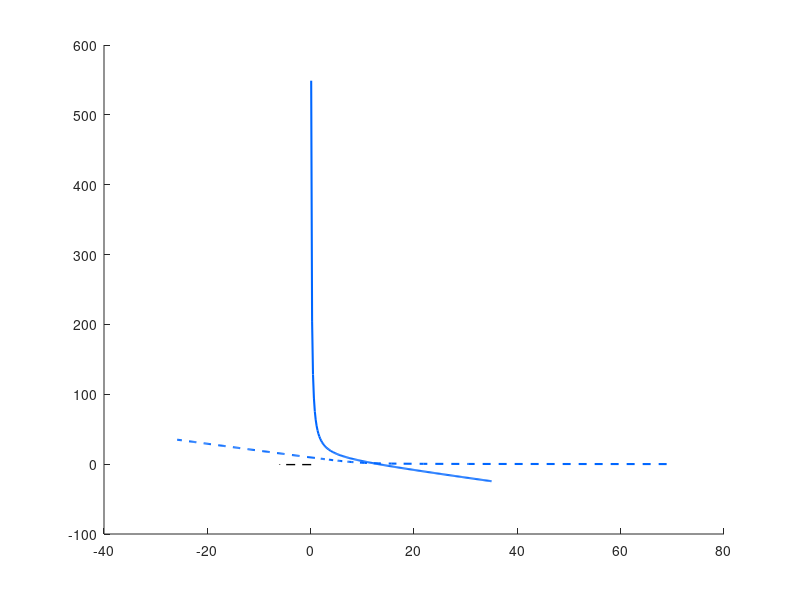

Recreate this plot in MATLAB. (Note: this script raises an error after producing the figure.)
%% Phase-plane analysis
%% define paths
% Homedir = '~';
Homedir = 'C:\Users\Bo';
addpath(fullfile(Homedir,'Documents','LDDM','CoreFunctions'));
addpath(fullfile(Homedir,'Documents','LDDM','utils'));
cd('G:\My Drive\LDDM\Froemke\SST_STDP');
% cd('/Volumes/GoogleDrive/My Drive/LDDM/Froemke');
plotdir = fullfile('./Graphics');
if ~exist(plotdir,'dir')
    mkdir(plotdir);
end
Simdir = './SimRslts';
if ~exist(Simdir,'dir')
    mkdir(Simdir);
end

% parameters
fontsize = 14;
mksz = 18;
lwd = 1.5;
aspect1 = [3.9,2.2]; % 16:9, for wide temporal dynamic
aspect2 = [3 3]; % for temporal dynamic
aspect3 = [2.8 2.54];

%% nullclines for R1 and R2 under unequal inputs
rng('default'); rng(2);
c = .8; % .872;
a0 = 10;
b0 = 0;%.7;
w0 = 1;
v0 = 1;
% - time couse R1 & R2
dt = .001;Tau = [.1,.1,.1];
sgm = .1; dur = 2;
presentt = dt; triggert = presentt; thresh = Inf;
initialvals = [4,4;8,8;0,0]/15; stimdur = dur; stoprule = 0;
% - Nullclines R1*-R2* space
h = figure; hold on;
filename = 'PhasePlane_Represent';
boost = [1,2];
mycl = jet(length(boost)*10);
for level = 1:2
    V = 30*[1+c, 1-c]; %*boost(level);
    a = a0; %*boost(level);
    b = b0;
    w = w0;%*boost(level);
    v = v0;%*boost(level);
    iSTDP = boost(level);
    R2 = linspace(.1,35,200);
    R1 = (V(2)./R2 - iSTDP*(w - b)*R2 - (1-a))/v/iSTDP; % dR2/dt = 0
    lgd2(level) = plot(R1,R2,'--', 'Color',mycl(5+(level-1)*10,:),'LineWidth',lwd); % dR2/dt = 0
    plot([V(1)/(1-a), V(1)/(1-a)],[min(R2), V(2)/(1-a)],'--k','LineWidth',1);
    Line1 = [R1' R2'];
    R1 = linspace(.1,35,200);
    R2 = (V(1)./R1 - iSTDP*(w - b)*R1 - (1-a))/v/iSTDP; % dR1/dt = 0
    lgd1(level) = plot(R1,R2,'-', 'Color',mycl(5+(level-1)*10,:),'LineWidth',lwd); % dR1/dt = 0
    plot([min(R1), V(1)/(1-a)],[V(2)/(1-a), V(2)/(1-a)],'--k','LineWidth',1);
    Line2 = [R1' R2'];
    if 1
        [choice, rt, R, G, I] = LDDM_SST(V, iSTDP, [w,v;v,w], a, b, sgm, Tau, dur,...
        dt, presentt, triggert, thresh, initialvals, stimdur, stoprule);
        
%         [R, G, I, ~, ~] = LcDsInhbt(V, [w,v;v,w], a*eye(2), b*eye(2),...
%             sgm, Tau, dur, dt, presentt, triggert, thresh, initialvals, stimdur, stoprule);
        ldgtrc(level) = plot(R(round(presentt/dt):end,1), R(round(presentt/dt):end,2),'-','Color',mycl(5+(level-1)*10,:),'LineWidth',lwd/2); % '#ef476f'
%         [R, G, I, ~, ~] = LcDsInhbt(V, [w,v;v,w], a*eye(2), b*eye(2),...
%             sgm, Tau, dur, dt, presentt, triggert, thresh, initialvals, stimdur, stoprule);
%         ldgtrc(2) = plot(R(round(presentt/dt):end,1), R(round(presentt/dt):end,2),'-','Color','#118ab2','LineWidth',lwd/2);
    end
    if 1 %b == 0 || V(1) ~= V(2)
        plot([0.1,1000],[0.1,1000],'--k');
    end
    syms R1 R2
    eqns = [(V(1)/R1 - iSTDP*(w - b)*R1 - (1-a))/v/iSTDP == R2, ... % dR1/dt = 0
        (V(2)/R2 - iSTDP*(w - b)*R2 - (1-a))/v/iSTDP == R1];% dR2/dt = 0
    vars = [R1 R2];
    [AnswR1,AnswR2] = solve(eqns, vars);
    AnswI1 = b*AnswR1;
    AnswI2 = b*AnswR2;
    AnswG1 = w*AnswR1 + v*AnswR2 - AnswI1;
    AnswG2 = v*AnswR1 + w*AnswR2 - AnswI2;
    PositiveRealAnsw = double(AnswR1) >0 & double(imag(AnswR1)) == 0;
    Npoints = sum(PositiveRealAnsw);
    lgdvec = [];
    for i = [find(PositiveRealAnsw)]'
        R1star = double(AnswR1(i));
        R2star = double(AnswR2(i));
        G1star = double(AnswG1(i));
        G2star = double(AnswG2(i));
        JMat = [-1 + a/(1+iSTDP*G1star), -iSTDP*(V(1)+a*R1star)/(1+iSTDP*G1star)^2, 0, 0, 0, 0
            w, -1, -1, v, 0, 0
            b, 0, -1, 0, 0, 0
            0, 0, 0, -1+a/(1+iSTDP*G2star),   -iSTDP*(V(2)+a*R2star)/(1+iSTDP*G2star)^2, 0
            v, 0, 0, w, -1, -1
            0, 0, 0, b, 0, -1];
        A = eig(JMat);
        Stability(i) = all(real(A) < 0); % attractive 1, diversive 0
        if Stability(i)
            lgdvec(end+1)=plot(R1star, R2star, '.', 'Color','#06d6a0', 'MarkerSize',mksz);
            plot(R1star, R2star, 'o', 'Color','k', 'MarkerSize',mksz/3);
        else
            lgdvec(end+1)=plot(R1star, R2star, '.', 'Color', '#ffd166', 'MarkerSize',mksz);
            plot(R1star, R2star, 'o', 'Color','k', 'MarkerSize',mksz/3);
        end
    end
end
set(gca, 'XScale','log');
set(gca, 'YScale','log');
xlim([.1,10^2]);ylim([.1,10^2]);
xticks([1,10,100]);yticks([1,10,100]);
xlabel('R_1 activity (a.u.)');
ylabel('R_2 activity (a.u.)');
lgd = legend([lgd1(1),lgd2(1),ldgtrc(1), lgd1(2),lgd2(2),ldgtrc(2)],{'','','','dR_1/dt = 0','dR_2/dt = 0','trace'},...
    'NumColumns',2,'FontName','Times New Roman', ...
    'FontAngle','Italic','FontSize',fontsize-8, 'Location','northeastoutside','Box','off');
title(lgd, "Baseline                      iSTDP                 .");
savefigs(h, filename, plotdir, fontsize, aspect3 + [1.9,0]);
